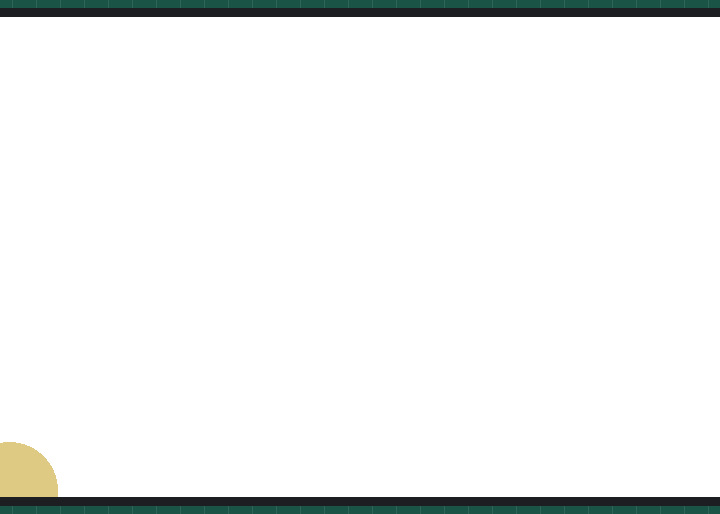
The program below on a simulated ESP32-S3. On the bench: 800×480 colour display. Random numbers use the default seed unless the program sets one.

Above: at 1.9 s.
At 6.1 s:
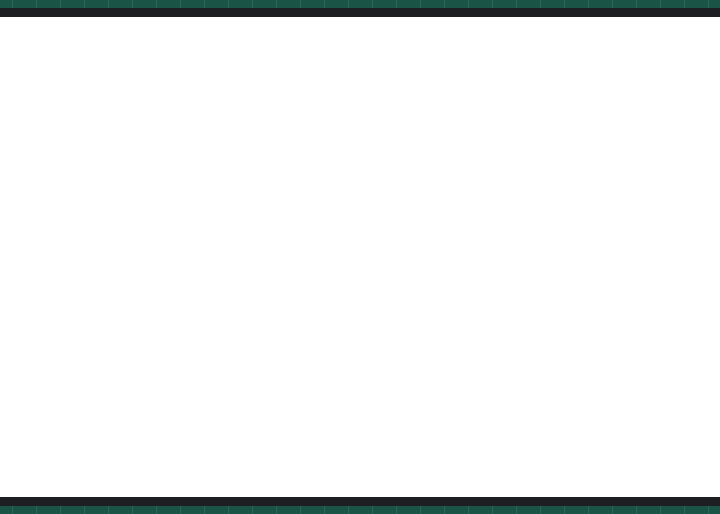
At 10.3 s:
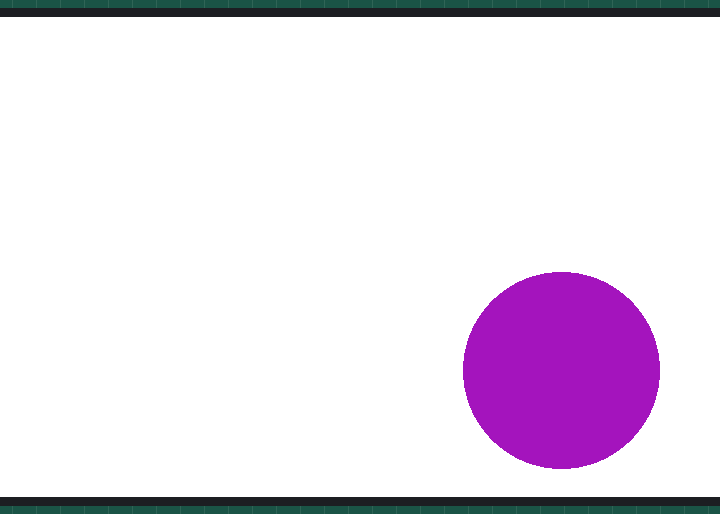
At 20.1 s:
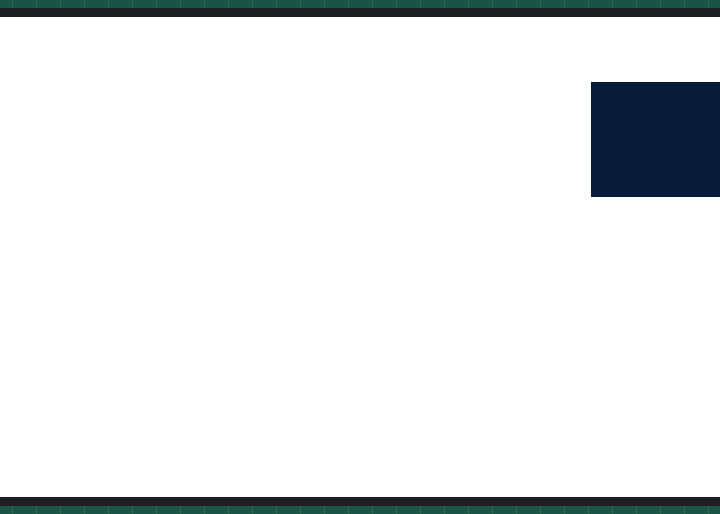
At 29.9 s:
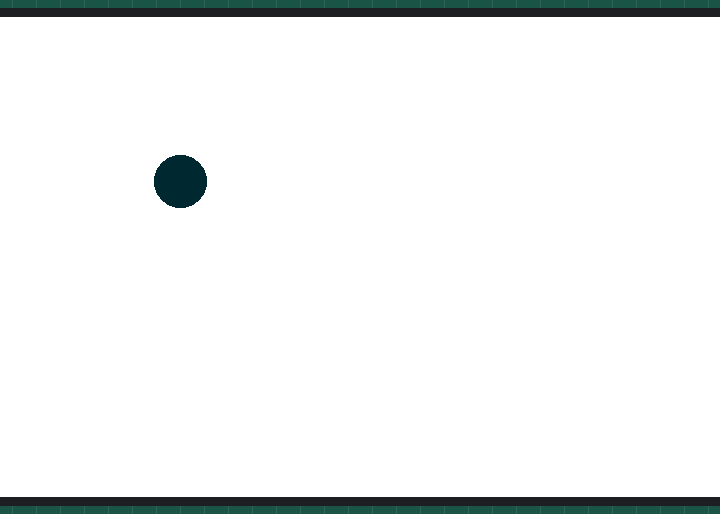
At 38.3 s:
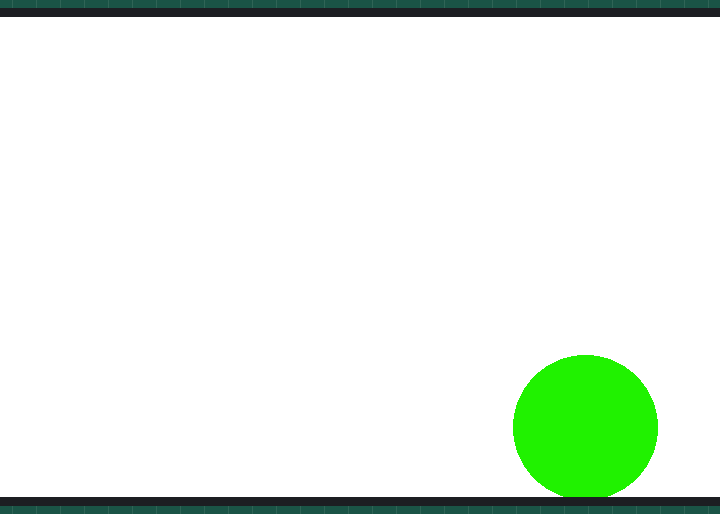

Measured:
- what the display in image 0 shows lasts 1.4 s, from 1.9 s to 3.3 s

The program:

main.cpp
```cpp
#include <Arduino.h>
#include <Arduino_GFX_Library.h>
#include <Arduino_GFX.h>

#define SCREEN_W 800
#define SCREEN_H 480

Arduino_ESP32RGBPanel *rgbpanel = new Arduino_ESP32RGBPanel(
    14  /* DE */,
    41  /* VSYNC */,
    39  /* HSYNC */,
    42  /* DCLK */,
    45  /* R3 */,
    48  /* R4 */,
    47  /* R5 */,
    21  /* R6 */,
    40  /* R7 */,
    12  /* G2 */,
    11  /* G3 */,
    7   /* G4 */,
    15  /* G5 */,
    16  /* G6 */,
    13  /* G7 */,
    8   /* B3 */,
    3   /* B4 */,
    46  /* B5 */,
    9   /* B6 */,
    0   /* B7 */,
    1   /* hsync_polarity */,
    210 /* hsync_front_porch */,
    20   /* hsync_pulse_width */,
    46 /* hsync_back_porch */,
    1   /* vsync_polarity */,
    22  /* vsync_front_porch */,
    10   /* vsync_pulse_width */,
    23 /* vsync_back_porch */,
    0   /* pclk_active_neg */,
    32000000 /* prefer_speed */
);
Arduino_RGB_Display *gfx = new Arduino_RGB_Display(
    800 /* width */, 480 /* height */, rgbpanel);

int w = SCREEN_W;
int h = SCREEN_H;

void setup()
{
    gfx->begin();
    gfx->fillScreen(WHITE);
    delay(1000);
}

void loop()
{
    gfx->fillScreen(WHITE);

    int shapeType = random(3);  // Generate a random number between 0 and 2

    switch (shapeType) {
        case 0:  // Create a random triangle
            {
                int x1 = random(w);
                int y1 = random(h);
                int x2 = random(w);
                int y2 = random(h);
                int x3 = random(w);
                int y3 = random(h);
                gfx->fillTriangle(x1, y1, x2, y2, x3, y3, gfx->color565(random(256), random(256), random(256)));
            }
            break;

        case 1:  // Create a random circle
            {
                int x = random(w);
                int y = random(h);
                int radius = random(10, 100);
                gfx->fillCircle(x, y, radius, gfx->color565(random(256), random(256), random(256)));
            }
            break;

        case 2:  // Create a random rectangle
            {
                int x = random(w);
                int y = random(h);
                int width = random(10, 200);
                int height = random(10, 200);
                gfx->fillRect(x, y, width, height, gfx->color565(random(256), random(256), random(256)));
            }
            break;
    }

    delay(1000);
}
```
